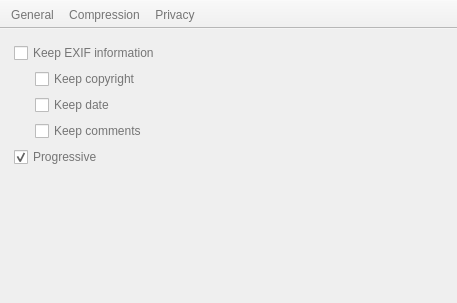
<?xml version="1.0" encoding="UTF-8"?>
<ui version="4.0">
 <class>PreferenceDialog</class>
 <widget class="QMainWindow" name="PreferenceDialog">
  <property name="windowModality">
   <enum>Qt::ApplicationModal</enum>
  </property>
  <property name="geometry">
   <rect>
    <x>0</x>
    <y>0</y>
    <width>457</width>
    <height>303</height>
   </rect>
  </property>
  <property name="windowTitle">
   <string>Preferences</string>
  </property>
  <property name="styleSheet">
   <string notr="true">color: #757575;</string>
  </property>
  <property name="locale">
   <locale language="English" country="UnitedStates"/>
  </property>
  <property name="unifiedTitleAndToolBarOnMac">
   <bool>true</bool>
  </property>
  <widget class="QWidget" name="centralwidget">
   <layout class="QVBoxLayout" name="verticalLayout_2">
    <property name="leftMargin">
     <number>14</number>
    </property>
    <property name="topMargin">
     <number>14</number>
    </property>
    <property name="rightMargin">
     <number>14</number>
    </property>
    <property name="bottomMargin">
     <number>14</number>
    </property>
    <item>
     <layout class="QVBoxLayout" name="verticalLayout">
      <property name="spacing">
       <number>6</number>
      </property>
      <item>
       <widget class="QStackedWidget" name="stackedWidget">
        <property name="lineWidth">
         <number>1</number>
        </property>
        <property name="midLineWidth">
         <number>0</number>
        </property>
        <property name="currentIndex">
         <number>1</number>
        </property>
        <widget class="QWidget" name="generalPage">
         <layout class="QVBoxLayout" name="verticalLayout_4">
          <property name="spacing">
           <number>6</number>
          </property>
          <property name="leftMargin">
           <number>0</number>
          </property>
          <property name="topMargin">
           <number>0</number>
          </property>
          <property name="rightMargin">
           <number>0</number>
          </property>
          <property name="bottomMargin">
           <number>0</number>
          </property>
          <item>
           <layout class="QGridLayout" name="gridLayout">
            <property name="sizeConstraint">
             <enum>QLayout::SetMaximumSize</enum>
            </property>
            <property name="verticalSpacing">
             <number>6</number>
            </property>
            <item row="5" column="0">
             <widget class="QLabel" name="languageLabel">
              <property name="sizePolicy">
               <sizepolicy hsizetype="Fixed" vsizetype="Preferred">
                <horstretch>0</horstretch>
                <verstretch>0</verstretch>
               </sizepolicy>
              </property>
              <property name="minimumSize">
               <size>
                <width>140</width>
                <height>0</height>
               </size>
              </property>
              <property name="text">
               <string>Language</string>
              </property>
             </widget>
            </item>
            <item row="0" column="0" colspan="2">
             <widget class="QCheckBox" name="overwriteOriginalCheckBox">
              <property name="text">
               <string>Overwrite original files</string>
              </property>
              <property name="checked">
               <bool>true</bool>
              </property>
             </widget>
            </item>
            <item row="6" column="1">
             <spacer name="verticalSpacer">
              <property name="orientation">
               <enum>Qt::Vertical</enum>
              </property>
              <property name="sizeHint" stdset="0">
               <size>
                <width>20</width>
                <height>40</height>
               </size>
              </property>
             </spacer>
            </item>
            <item row="1" column="1">
             <widget class="QLineEdit" name="outputFileMethodLineEdit">
              <property name="enabled">
               <bool>false</bool>
              </property>
              <property name="placeholderText">
               <string>Leaving empty will overwrite the file</string>
              </property>
             </widget>
            </item>
            <item row="1" column="0">
             <widget class="QComboBox" name="outputFileMethodComboBox">
              <property name="enabled">
               <bool>false</bool>
              </property>
              <property name="styleSheet">
               <string notr="true"/>
              </property>
              <property name="frame">
               <bool>true</bool>
              </property>
              <item>
               <property name="text">
                <string>Custom suffix</string>
               </property>
              </item>
              <item>
               <property name="text">
                <string>Subfolder</string>
               </property>
              </item>
              <item>
               <property name="text">
                <string>Custom folder</string>
               </property>
              </item>
             </widget>
            </item>
            <item row="1" column="2">
             <widget class="QPushButton" name="browseButton">
              <property name="text">
               <string notr="true">...</string>
              </property>
              <property name="flat">
               <bool>false</bool>
              </property>
             </widget>
            </item>
            <item row="5" column="1" colspan="2">
             <widget class="QComboBox" name="languageComboBox">
              <item>
               <property name="text">
                <string>-- System language --</string>
               </property>
              </item>
             </widget>
            </item>
            <item row="3" column="0" colspan="3">
             <widget class="QCheckBox" name="promptExitCheckBox">
              <property name="styleSheet">
               <string notr="true"/>
              </property>
              <property name="text">
               <string>Prompt before exit</string>
              </property>
              <property name="checked">
               <bool>false</bool>
              </property>
             </widget>
            </item>
            <item row="4" column="0" colspan="3">
             <widget class="Line" name="line">
              <property name="orientation">
               <enum>Qt::Horizontal</enum>
              </property>
             </widget>
            </item>
            <item row="2" column="0" colspan="3">
             <widget class="QCheckBox" name="subfoldersCheckBox">
              <property name="styleSheet">
               <string notr="true"/>
              </property>
              <property name="text">
               <string>Walk through subfolders</string>
              </property>
              <property name="checked">
               <bool>false</bool>
              </property>
             </widget>
            </item>
           </layout>
          </item>
         </layout>
        </widget>
        <widget class="QWidget" name="compressionPage">
         <layout class="QGridLayout" name="gridLayout_3">
          <property name="leftMargin">
           <number>0</number>
          </property>
          <property name="topMargin">
           <number>0</number>
          </property>
          <property name="rightMargin">
           <number>0</number>
          </property>
          <property name="bottomMargin">
           <number>0</number>
          </property>
          <item row="0" column="0">
           <layout class="QGridLayout" name="gridLayout_2">
            <property name="sizeConstraint">
             <enum>QLayout::SetMaximumSize</enum>
            </property>
            <item row="1" column="1" colspan="2">
             <widget class="QCheckBox" name="keepCopyrightCheckBox">
              <property name="text">
               <string>Keep copyright</string>
              </property>
             </widget>
            </item>
            <item row="2" column="0">
             <spacer name="horizontalSpacer_2">
              <property name="orientation">
               <enum>Qt::Horizontal</enum>
              </property>
              <property name="sizeType">
               <enum>QSizePolicy::Fixed</enum>
              </property>
              <property name="sizeHint" stdset="0">
               <size>
                <width>15</width>
                <height>5</height>
               </size>
              </property>
             </spacer>
            </item>
            <item row="2" column="1" colspan="2">
             <widget class="QCheckBox" name="keepDateCheckBox">
              <property name="text">
               <string>Keep date</string>
              </property>
             </widget>
            </item>
            <item row="5" column="1" colspan="2">
             <spacer name="verticalSpacer_2">
              <property name="orientation">
               <enum>Qt::Vertical</enum>
              </property>
              <property name="sizeHint" stdset="0">
               <size>
                <width>20</width>
                <height>40</height>
               </size>
              </property>
             </spacer>
            </item>
            <item row="1" column="0">
             <spacer name="horizontalSpacer">
              <property name="orientation">
               <enum>Qt::Horizontal</enum>
              </property>
              <property name="sizeType">
               <enum>QSizePolicy::Fixed</enum>
              </property>
              <property name="sizeHint" stdset="0">
               <size>
                <width>15</width>
                <height>5</height>
               </size>
              </property>
             </spacer>
            </item>
            <item row="4" column="0" colspan="3">
             <widget class="QCheckBox" name="progressiveCheckBox">
              <property name="text">
               <string>Progressive</string>
              </property>
              <property name="checked">
               <bool>true</bool>
              </property>
             </widget>
            </item>
            <item row="3" column="1" colspan="2">
             <widget class="QCheckBox" name="keepCommentsCheckBox">
              <property name="text">
               <string>Keep comments</string>
              </property>
             </widget>
            </item>
            <item row="0" column="0" colspan="3">
             <widget class="QCheckBox" name="exifCheckBox">
              <property name="text">
               <string>Keep EXIF information</string>
              </property>
              <property name="checked">
               <bool>false</bool>
              </property>
              <property name="tristate">
               <bool>true</bool>
              </property>
             </widget>
            </item>
            <item row="3" column="0">
             <spacer name="horizontalSpacer_3">
              <property name="orientation">
               <enum>Qt::Horizontal</enum>
              </property>
              <property name="sizeType">
               <enum>QSizePolicy::Fixed</enum>
              </property>
              <property name="sizeHint" stdset="0">
               <size>
                <width>15</width>
                <height>5</height>
               </size>
              </property>
             </spacer>
            </item>
           </layout>
          </item>
         </layout>
        </widget>
        <widget class="QWidget" name="privacyPage">
         <layout class="QGridLayout" name="gridLayout_5">
          <property name="leftMargin">
           <number>0</number>
          </property>
          <property name="topMargin">
           <number>0</number>
          </property>
          <property name="rightMargin">
           <number>0</number>
          </property>
          <property name="bottomMargin">
           <number>0</number>
          </property>
          <item row="0" column="0">
           <layout class="QGridLayout" name="gridLayout_4">
            <property name="sizeConstraint">
             <enum>QLayout::SetMaximumSize</enum>
            </property>
            <item row="2" column="0" colspan="2">
             <spacer name="verticalSpacer_3">
              <property name="orientation">
               <enum>Qt::Vertical</enum>
              </property>
              <property name="sizeHint" stdset="0">
               <size>
                <width>20</width>
                <height>40</height>
               </size>
              </property>
             </spacer>
            </item>
            <item row="0" column="0" colspan="2">
             <widget class="QCheckBox" name="sendInfoCheckBox">
              <property name="text">
               <string>Send anonymous usage information</string>
              </property>
              <property name="checked">
               <bool>true</bool>
              </property>
             </widget>
            </item>
            <item row="1" column="1">
             <widget class="QPushButton" name="seeInfoButton">
              <property name="maximumSize">
               <size>
                <width>140</width>
                <height>16777215</height>
               </size>
              </property>
              <property name="text">
               <string>See info...</string>
              </property>
             </widget>
            </item>
            <item row="1" column="0">
             <widget class="QLabel" name="label">
              <property name="font">
               <font>
                <underline>true</underline>
               </font>
              </property>
              <property name="text">
               <string>Not yet implemented</string>
              </property>
             </widget>
            </item>
           </layout>
          </item>
         </layout>
        </widget>
       </widget>
      </item>
     </layout>
    </item>
   </layout>
  </widget>
  <widget class="QToolBar" name="toolBar">
   <property name="windowTitle">
    <string>toolBar</string>
   </property>
   <property name="movable">
    <bool>false</bool>
   </property>
   <property name="allowedAreas">
    <set>Qt::NoToolBarArea</set>
   </property>
   <property name="iconSize">
    <size>
     <width>42</width>
     <height>42</height>
    </size>
   </property>
   <property name="toolButtonStyle">
    <enum>Qt::ToolButtonTextUnderIcon</enum>
   </property>
   <property name="floatable">
    <bool>false</bool>
   </property>
   <attribute name="toolBarArea">
    <enum>TopToolBarArea</enum>
   </attribute>
   <attribute name="toolBarBreak">
    <bool>false</bool>
   </attribute>
   <addaction name="actionGeneral"/>
   <addaction name="actionCompression"/>
   <addaction name="actionPrivacy"/>
  </widget>
  <action name="actionGeneral">
   <property name="icon">
    <iconset resource="icons.qrc">
     <normaloff>:/icons/settings/general.png</normaloff>:/icons/settings/general.png</iconset>
   </property>
   <property name="text">
    <string>General</string>
   </property>
  </action>
  <action name="actionCompression">
   <property name="icon">
    <iconset resource="icons.qrc">
     <normaloff>:/icons/settings/compression.png</normaloff>:/icons/settings/compression.png</iconset>
   </property>
   <property name="text">
    <string>Compression</string>
   </property>
  </action>
  <action name="actionPrivacy">
   <property name="icon">
    <iconset resource="icons.qrc">
     <normaloff>:/icons/settings/privacy.png</normaloff>:/icons/settings/privacy.png</iconset>
   </property>
   <property name="text">
    <string>Privacy</string>
   </property>
  </action>
 </widget>
 <resources>
  <include location="icons.qrc"/>
 </resources>
 <connections>
  <connection>
   <sender>overwriteOriginalCheckBox</sender>
   <signal>toggled(bool)</signal>
   <receiver>outputFileMethodComboBox</receiver>
   <slot>setDisabled(bool)</slot>
   <hints>
    <hint type="sourcelabel">
     <x>105</x>
     <y>94</y>
    </hint>
    <hint type="destinationlabel">
     <x>103</x>
     <y>121</y>
    </hint>
   </hints>
  </connection>
  <connection>
   <sender>overwriteOriginalCheckBox</sender>
   <signal>toggled(bool)</signal>
   <receiver>outputFileMethodLineEdit</receiver>
   <slot>setDisabled(bool)</slot>
   <hints>
    <hint type="sourcelabel">
     <x>228</x>
     <y>95</y>
    </hint>
    <hint type="destinationlabel">
     <x>241</x>
     <y>112</y>
    </hint>
   </hints>
  </connection>
  <connection>
   <sender>exifCheckBox</sender>
   <signal>clicked(bool)</signal>
   <receiver>keepCopyrightCheckBox</receiver>
   <slot>setChecked(bool)</slot>
   <hints>
    <hint type="sourcelabel">
     <x>116</x>
     <y>98</y>
    </hint>
    <hint type="destinationlabel">
     <x>116</x>
     <y>117</y>
    </hint>
   </hints>
  </connection>
  <connection>
   <sender>exifCheckBox</sender>
   <signal>clicked(bool)</signal>
   <receiver>keepDateCheckBox</receiver>
   <slot>setChecked(bool)</slot>
   <hints>
    <hint type="sourcelabel">
     <x>163</x>
     <y>99</y>
    </hint>
    <hint type="destinationlabel">
     <x>158</x>
     <y>141</y>
    </hint>
   </hints>
  </connection>
  <connection>
   <sender>exifCheckBox</sender>
   <signal>clicked(bool)</signal>
   <receiver>keepCommentsCheckBox</receiver>
   <slot>setChecked(bool)</slot>
   <hints>
    <hint type="sourcelabel">
     <x>208</x>
     <y>102</y>
    </hint>
    <hint type="destinationlabel">
     <x>193</x>
     <y>155</y>
    </hint>
   </hints>
  </connection>
 </connections>
</ui>
